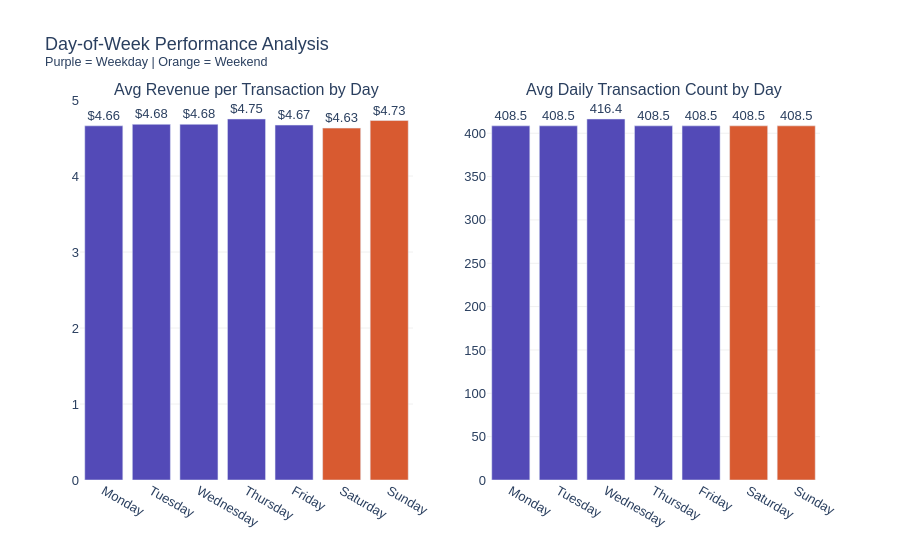

Notebook code for this chart:
### Code cell
# ============================================================
# CHART 2: Day-of-Week Performance (Avg Revenue + Avg Transactions)
# ============================================================
 
dow = (
    df.groupby("day_of_week", observed=True)
    .agg(avg_revenue=("revenue", "mean"),
         total_revenue=("revenue", "sum"),
         avg_transactions=("transaction_id", "count"))
    .reset_index()
)
# avg_transactions = total per day-of-week / number of weeks
dow["avg_transactions"] = (dow["avg_transactions"] / 52).round(1)
dow["avg_revenue"] = dow["avg_revenue"].round(2)
 
fig2 = make_subplots(rows=1, cols=2,
                     subplot_titles=("Avg Revenue per Transaction by Day",
                                     "Avg Daily Transaction Count by Day"))
 
colors_dow = ["#534AB7" if d not in ["Saturday","Sunday"] else "#D85A30"
              for d in dow["day_of_week"].tolist()]
 
fig2.add_trace(
    go.Bar(
        x=dow["day_of_week"].tolist(),
        y=dow["avg_revenue"],
        marker_color=colors_dow,
        name="Avg Revenue",
        text=["$" + str(v) for v in dow["avg_revenue"]],
        textposition="outside"
    ),
    row=1, col=1
)
 
fig2.add_trace(
    go.Bar(
        x=dow["day_of_week"].tolist(),
        y=dow["avg_transactions"],
        marker_color=colors_dow,
        name="Avg Transactions",
        text=dow["avg_transactions"].astype(str),
        textposition="outside"
    ),
    row=1, col=2
)
 
fig2.update_layout(
    title="Day-of-Week Performance Analysis<br><sup>Purple = Weekday | Orange = Weekend</sup>",
    plot_bgcolor="white",
    paper_bgcolor="white",
    showlegend=False,
    font=dict(family="Arial", size=13)
)
fig2.update_yaxes(gridcolor="#f0f0f0")
 
fig2.write_html("charts/chart2_day_of_week.html")
fig2.show()
print("✓ Chart 2: Day-of-Week Performance saved.")

### Figure 1 — Plotly figure (JSON) as saved in the notebook; plotly's stock layout.template omitted (floating-point values rounded to 4 significant figures)
{"data": [{"marker": {"color": ["#534AB7", "#534AB7", "#534AB7", "#534AB7", "#534AB7", "#D85A30", "#D85A30"]}, "name": "Avg Revenue", "text": ["$4.66", "$4.68", "$4.68", "$4.75", "$4.67", "$4.63", "$4.73"], "textposition": "outside", "type": "bar", "x": ["Monday", "Tuesday", "Wednesday", "Thursday", "Friday", "Saturday", "Sunday"], "xaxis": "x", "y": [4.66, 4.68, 4.68, 4.75, 4.67, 4.63, 4.73], "yaxis": "y"}, {"marker": {"color": ["#534AB7", "#534AB7", "#534AB7", "#534AB7", "#534AB7", "#D85A30", "#D85A30"]}, "name": "Avg Transactions", "text": ["408.5", "408.5", "416.4", "408.5", "408.5", "408.5", "408.5"], "textposition": "outside", "type": "bar", "x": ["Monday", "Tuesday", "Wednesday", "Thursday", "Friday", "Saturday", "Sunday"], "xaxis": "x2", "y": [408.5, 408.5, 416.4, 408.5, 408.5, 408.5, 408.5], "yaxis": "y2"}], "layout": {"annotations": [{"font": {"size": 16}, "showarrow": false, "text": "Avg Revenue per Transaction by Day", "x": 0.225, "xanchor": "center", "xref": "paper", "y": 1, "yanchor": "bottom", "yref": "paper"}, {"font": {"size": 16}, "showarrow": false, "text": "Avg Daily Transaction Count by Day", "x": 0.775, "xanchor": "center", "xref": "paper", "y": 1, "yanchor": "bottom", "yref": "paper"}], "font": {"family": "Arial", "size": 13}, "paper_bgcolor": "white", "plot_bgcolor": "white", "showlegend": false, "title": {"text": "Day-of-Week Performance Analysis<br><sup>Purple = Weekday | Orange = Weekend</sup>"}, "xaxis": {"anchor": "y", "domain": [0, 0.45]}, "xaxis2": {"anchor": "y2", "domain": [0.55, 1]}, "yaxis": {"anchor": "x", "domain": [0, 1], "gridcolor": "#f0f0f0"}, "yaxis2": {"anchor": "x2", "domain": [0, 1], "gridcolor": "#f0f0f0"}}}
